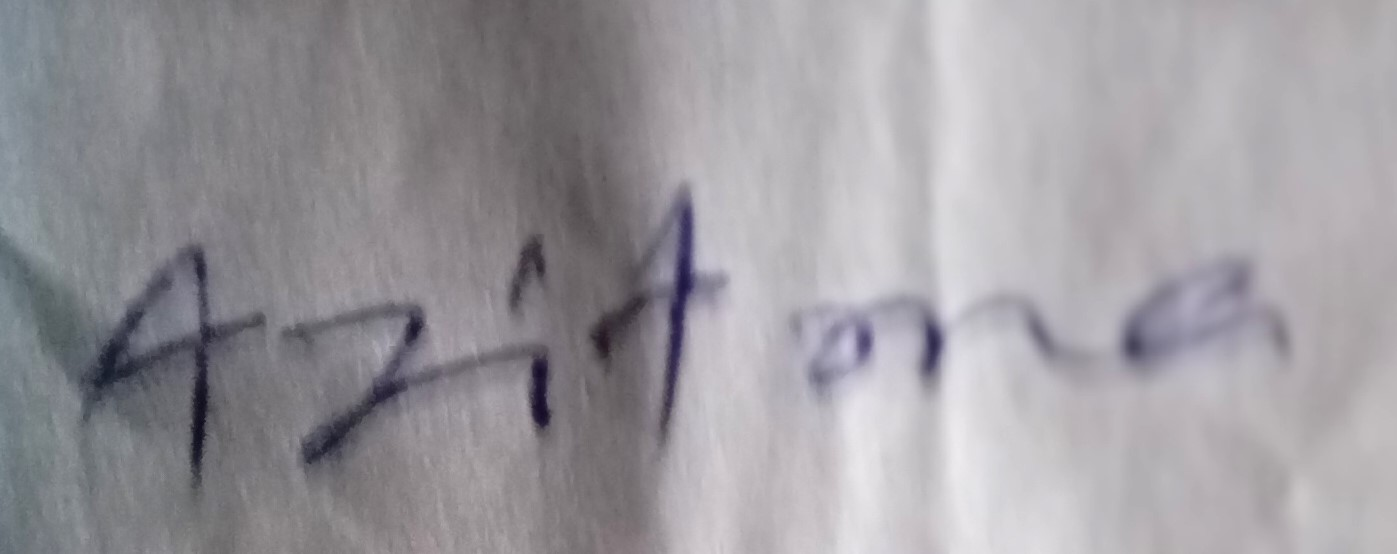
#> input picture all_datasets/lab06-ocr-handwritten-prescription/img/img/.trashed-1730798177-IMG_20241006_140831 - Copy (2).jpg, 1397 x 554 px
$ python -i lab06_handwriting_ocr_worked.py   (imports and definitions only)
#> lines starting #> are read from the running program, lines starting #| are printed output that depends on the picture
"""
Lab 06 — NLP Foundations: Handwriting OCR Evaluation
Python conversion of lab06_handwriting_ocr_worked.ipynb.

Run from the course project folder:
    python all_experiments/lab06_handwriting_ocr_worked.py

Or change to all_experiments first:
    cd all_experiments
    python lab06_handwriting_ocr_worked.py

Python packages:
    python -m pip install numpy pandas matplotlib pillow pytesseract

Live OCR additionally requires the Tesseract OCR application.
Expected data archive:
    all_datasets/lab06-ocr-handwritten-prescription.zip
"""

# # Lab 06 — NLP Foundations: Handwriting OCR Evaluation
#
# **Objective.** Benchmark Tesseract on 89 labelled medicine-name images, test one controlled preprocessing pipeline, and classify the failures.
#
# **Data.** `all_datasets/lab06-ocr-handwritten-prescription.zip`.
#
# **Evidence.** Predictions, metrics, preprocessed images, and failure analysis in `results/lab06/`.
#
# **Prerequisite.** Live OCR needs the Tesseract engine; if it is unavailable, the notebook clearly uses the validated predictions included with the course package.
#
# **Workflow**
#
# 1. Validate the archive.
# 2. Run the raw-image OCR baseline.
# 3. Measure recognition quality.
# 4. Build one preprocessing pipeline.
# 5. Compare the two pipelines fairly.
# 6. Analyse the failures.

# ## Setup

import re
import shutil
import zipfile
from pathlib import Path

import numpy as np
import pandas as pd
import matplotlib.pyplot as plt
import pytesseract

from PIL import Image, ImageFile, ImageOps


# [6 lines left out: function display, not called in this run]

# Locate the project root whether VS Code starts in the project folder
# or in all_experiments.
_candidates = [
    Path.cwd(),
    Path.cwd().parent,
    Path(__file__).resolve().parent,
    Path(__file__).resolve().parent.parent,
]
ROOT = next((p.resolve() for p in _candidates if (p / "all_datasets").is_dir()), Path.cwd().parent.resolve())
DATA = ROOT / "all_datasets"
RESULTS = ROOT / "results" / "lab06"
# [1 line not run here, left out]

# Accept mildly truncated photographs and record any OCR-engine failure per image.
ImageFile.LOAD_TRUNCATED_IMAGES = True
windows_default = Path(r"C:\Program Files\Tesseract-OCR\tesseract.exe")
tesseract = shutil.which("tesseract")
if tesseract is None and windows_default.is_file():
    tesseract = str(windows_default)

OCR_MODE = "live" if tesseract else "cached"
# [5 lines not run here, left out]

# ## Question 1 — Validate the archive
#
# Extract the archive next to itself, load the label file, check that all 89 labelled images
# exist exactly once, report the number of unique labels, and show a 3-by-3 sample grid.

IMAGES = DATA / "lab06-ocr-handwritten-prescription"
# [2 lines not run here, left out]

# [1 line that did not run here, left out]
# [1 line that did not run here, left out]
# [2 lines not run here, left out]


def load_image(path):
    """Load the pixels now so the source file can close safely."""
    with Image.open(path) as image:
#> image is the input picture: PIL image 1397x554 RGB; mean R, G, B 155.5, 153, 157.8
        return image.copy()


fig, axes = plt.subplots(3, 3, figsize=(10, 6))
# [6 lines not run here, left out]

# **Result and interpretation.** One label file and 89 photographs, each present exactly once; the 89 labels
# hold 61 distinct medicine names, so some names appear several times in different
# handwriting. The grid shows what the engine faces: cursive, varied stroke width, uneven
# lighting and lined paper.

# ## Question 2 — Run the baseline OCR
#
# Use one fixed Tesseract configuration for every raw image (LSTM engine, page-segmentation
# mode 7 = one text line) and normalise both prediction and label to lowercase letters and
# digits. Record a per-image engine failure instead of dropping the sample or stopping the
# benchmark.

OCR_CONFIG = "--oem 1 --psm 7"


def normalise(text):
    return re.sub(r"[^a-z0-9]", "", str(text).lower())


# [25 lines left out: function run_ocr, not called in this run]


# [1 line that did not run here, left out]
# [2 lines not run here, left out]

# **Result and interpretation.** The first rows distinguish a blank recognition from an
# OCR-engine error while retaining every labelled image. The configuration is fixed, so any
# later improvement must come from the image rather than engine tuning.

# ## Question 3 — Measure recognition quality
#
# Implement Levenshtein edit distance and report, for the baseline: exact-match accuracy,
# mean normalised edit distance (distance divided by the longer string, so it lies in 0–1),
# character error rate (total edits divided by total reference characters; it can exceed 1),
# and the number of blank predictions.

# [26 lines left out: functions levenshtein, add_distances, summarise, not called in this run]


# [1 line that did not run here, left out]
# [1 line not run here, left out]

# **Result and interpretation.** Generic OCR on raw handwriting is poor: none of the 89
# names is read exactly, the character error rate is close to 0.9, and 39 images yield no
# text. Any engine error is counted as a failed recognition, not silently removed.

# ## Question 4 — Build one preprocessing pipeline
#
# Convert each image to grayscale, add a 20-pixel white border, cap the width at 1,200 pixels,
# and enlarge by 1.5x with bicubic resampling. Save the results under
# `results/lab06/preprocessed/`. The OCR configuration does not change.

def preprocess(path, output):
    image = ImageOps.exif_transpose(load_image(path)).convert("L")
#> image: PIL image 1397x554 L
    image = ImageOps.expand(image, border=20, fill=255)
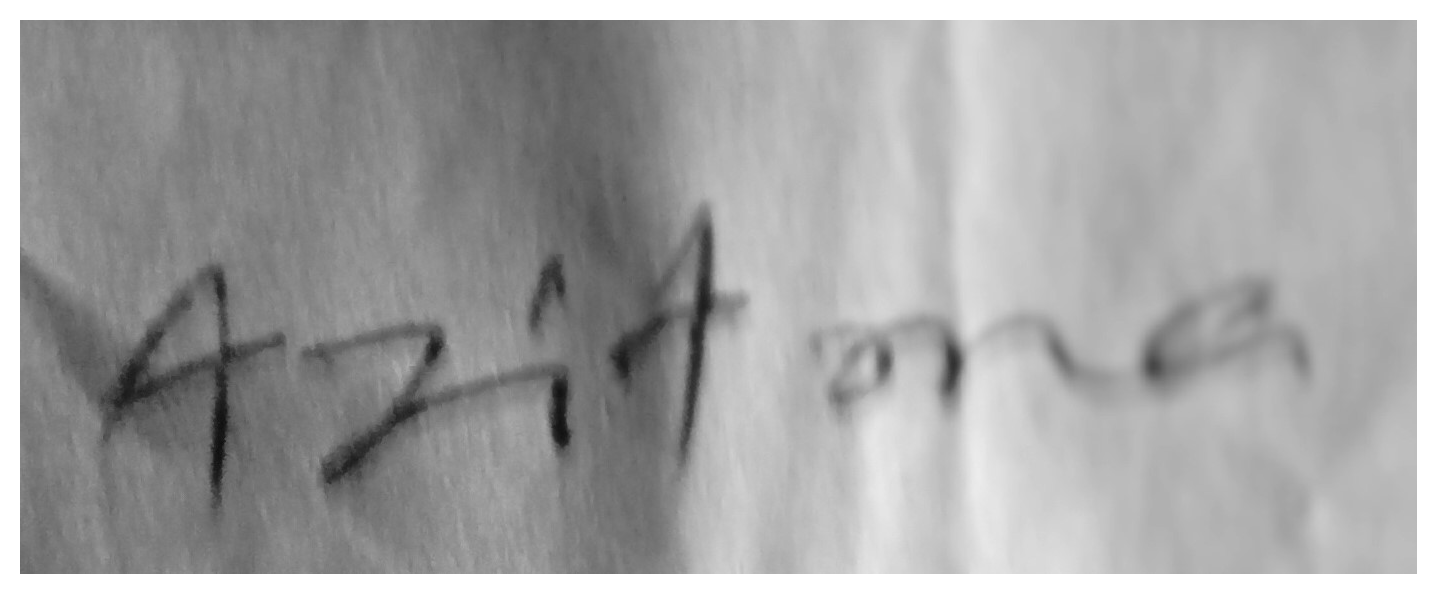
#> image: PIL image 1437x594 L; min 13, max 255, mean 163.6
    if image.width > 1200:
        image = image.resize((1200, round(image.height * 1200 / image.width)), Image.Resampling.LANCZOS)
#> image: PIL image 1200x496 L
    image = image.resize((round(image.width * 1.5), round(image.height * 1.5)), Image.Resampling.BICUBIC)
#> image: PIL image 1800x744 L
    image.save(output)
    return output


# [1 line not run here, left out]
# [1 line that did not run here, left out]
# [2 lines not run here, left out]

# **Result and interpretation.** Each step targets a known weakness of Tesseract on photographs: grayscale
# removes colour noise, the border stops text touching the edge (which breaks line
# segmentation), the width cap bounds runtime, and the enlargement brings stroke height into
# the range the engine was trained on. Only the image changes; the engine settings do not.

# ## Question 5 — Compare the two pipelines fairly
#
# Run OCR on the preprocessed images with the identical configuration, keep exactly the same
# 89 samples, save one row per image and pipeline to `predictions.csv`, and save both sets of
# metrics to `metrics.csv`.

# [1 line that did not run here, left out]
# [1 line not run here, left out]

# [1 line that did not run here, left out]
# [3 lines not run here, left out]

# **Result and interpretation.** Preprocessing cuts the blank predictions from 39 to 15 and lowers the
# character error rate by about 0.09, but exact-match accuracy barely moves (one correct
# name out of 89): the engine now *sees* text on most images yet still cannot read cursive.
# Because both pipelines were scored on the same 89 images with the same configuration, the
# difference is attributable to the preprocessing alone. Exact numbers depend on the
# Tesseract version; the direction of the changes does not.

# ## Question 6 — Analyse the failures
#
# Take the worst preprocessed predictions by normalised edit distance and tag each as an
# *engine error*, *no text detected*, or *character confusion*. Save `error_analysis.csv`
# and a figure of the six hardest images.

# [1 line that did not run here, left out]
# [5 lines that did not run here, left out]
# [2 lines not run here, left out]

fig, axes = plt.subplots(2, 3, figsize=(11, 5.5))
# [7 lines not run here, left out]

# **Result and interpretation.** The status separates three cases. An *engine error* is a
# recorded runtime failure; *no text detected* is a segmentation failure; and *character
# confusion* is a recognition failure. Preprocessing mainly reduces blank detections and
# barely changes cursive recognition, which is why exact-match accuracy stays low.
#
# This is a benchmark of model–domain fit, not evidence that generic OCR suits clinical
# transcription. A medical system would need a handwriting-specific recogniser,
# representative data, external validation, privacy controls and mandatory human
# verification, and must never decide medication or dosage from uncertain text.

# ## Submission checklist
#
# - Restart the kernel and run all cells without errors.
# - Submit this executed notebook and the generated `results/lab06/` folder.
# - Report the OCR mode and, for a live run, the Tesseract version.
# - State which OCR stage improved, which failure remained, and why this pipeline is not suitable for autonomous clinical transcription.

>>> result = preprocess('../all_datasets/lab06-ocr-handwritten-prescription/img/img/.trashed-1730798177-IMG_20241006_140831 - Copy (2).jpg', 'out.png')
